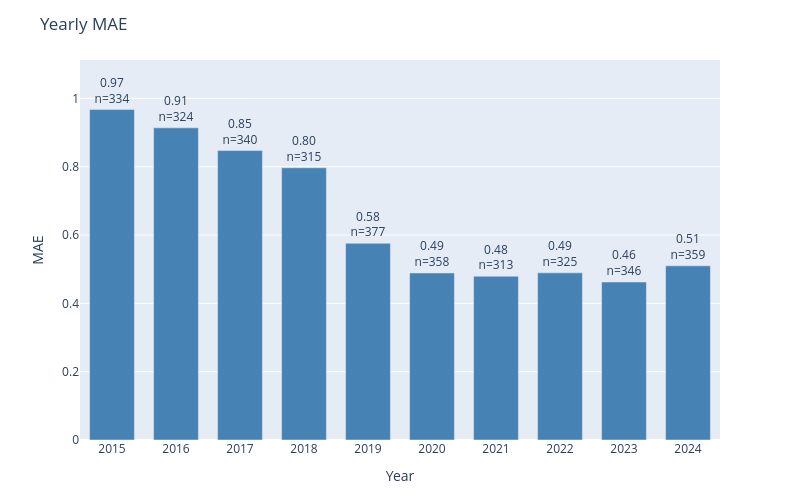

Source (notebook cell):
### Code cell
plot_error_by_group(
    df=results_test,
    y_true_col='actual',
    y_pred_col='prediction',
    date_col='dt_temp',
    group_by='year',
    metric='mae',
    title='Yearly MAE'
)

### Figure 1 — Plotly figure (JSON) as saved in the notebook; plotly's stock layout.template omitted (floating-point values rounded to 4 significant figures)
{"data": [{"marker": {"color": "steelblue"}, "text": ["0.97<br>n=334", "0.91<br>n=324", "0.85<br>n=340", "0.80<br>n=315", "0.58<br>n=377", "0.49<br>n=358", "0.48<br>n=313", "0.49<br>n=325", "0.46<br>n=346", "0.51<br>n=359"], "textposition": "outside", "type": "bar", "x": ["2015", "2016", "2017", "2018", "2019", "2020", "2021", "2022", "2023", "2024"], "y": [0.9671, 0.9136, 0.8471, 0.7968, 0.5756, 0.4888, 0.4792, 0.4892, 0.4624, 0.5097]}], "layout": {"bargap": 0.3, "height": 500, "margin": {"b": 60, "t": 60}, "title": {"text": "Yearly MAE"}, "uniformtext": {"minsize": 8, "mode": "hide"}, "width": 800, "xaxis": {"title": {"text": "Year"}}, "yaxis": {"range": [0, 1.112], "title": {"text": "MAE"}}}}
